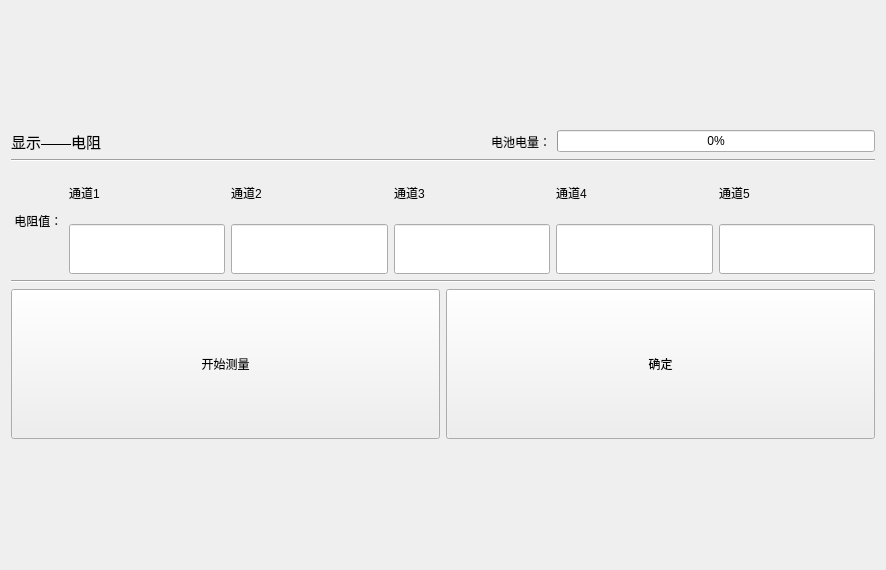
<?xml version="1.0" encoding="UTF-8"?>
<ui version="4.0">
 <class>showWin_measureResis</class>
 <widget class="QWidget" name="showWin_measureResis">
  <property name="geometry">
   <rect>
    <x>0</x>
    <y>0</y>
    <width>886</width>
    <height>570</height>
   </rect>
  </property>
  <property name="windowTitle">
   <string>显示_电阻</string>
  </property>
  <layout class="QGridLayout" name="gridLayout">
   <item row="0" column="0">
    <layout class="QVBoxLayout" name="verticalLayout_6">
     <item>
      <layout class="QHBoxLayout" name="horizontalLayout_3">
       <item>
        <widget class="QLabel" name="label">
         <property name="font">
          <font>
           <pointsize>11</pointsize>
          </font>
         </property>
         <property name="text">
          <string>显示——电阻</string>
         </property>
        </widget>
       </item>
       <item>
        <spacer name="horizontalSpacer">
         <property name="orientation">
          <enum>Qt::Horizontal</enum>
         </property>
         <property name="sizeHint" stdset="0">
          <size>
           <width>40</width>
           <height>20</height>
          </size>
         </property>
        </spacer>
       </item>
       <item>
        <layout class="QHBoxLayout" name="horizontalLayout_2">
         <item>
          <widget class="QLabel" name="label_bat">
           <property name="text">
            <string>电池电量：</string>
           </property>
          </widget>
         </item>
         <item>
          <widget class="QProgressBar" name="pBar_battery">
           <property name="value">
            <number>0</number>
           </property>
          </widget>
         </item>
        </layout>
       </item>
      </layout>
     </item>
     <item>
      <widget class="Line" name="line_2">
       <property name="orientation">
        <enum>Qt::Horizontal</enum>
       </property>
      </widget>
     </item>
     <item>
      <layout class="QHBoxLayout" name="horizontalLayout_4">
       <item>
        <widget class="QLabel" name="label_resis">
         <property name="text">
          <string> 电阻值：</string>
         </property>
        </widget>
       </item>
       <item>
        <layout class="QHBoxLayout" name="horizontalLayout">
         <item>
          <layout class="QVBoxLayout" name="verticalLayout">
           <item>
            <widget class="QLabel" name="label_ch1">
             <property name="maximumSize">
              <size>
               <width>16777215</width>
               <height>50</height>
              </size>
             </property>
             <property name="text">
              <string>通道1</string>
             </property>
            </widget>
           </item>
           <item>
            <widget class="QLineEdit" name="lineE_show_resis_1">
             <property name="minimumSize">
              <size>
               <width>0</width>
               <height>50</height>
              </size>
             </property>
            </widget>
           </item>
          </layout>
         </item>
         <item>
          <layout class="QVBoxLayout" name="verticalLayout_2">
           <item>
            <widget class="QLabel" name="label_ch2">
             <property name="maximumSize">
              <size>
               <width>16777215</width>
               <height>50</height>
              </size>
             </property>
             <property name="text">
              <string>通道2</string>
             </property>
            </widget>
           </item>
           <item>
            <widget class="QLineEdit" name="lineE_show_resis_2">
             <property name="minimumSize">
              <size>
               <width>0</width>
               <height>50</height>
              </size>
             </property>
            </widget>
           </item>
          </layout>
         </item>
         <item>
          <layout class="QVBoxLayout" name="verticalLayout_3">
           <item>
            <widget class="QLabel" name="label_ch3">
             <property name="maximumSize">
              <size>
               <width>16777215</width>
               <height>50</height>
              </size>
             </property>
             <property name="text">
              <string>通道3</string>
             </property>
            </widget>
           </item>
           <item>
            <widget class="QLineEdit" name="lineE_show_resis_3">
             <property name="minimumSize">
              <size>
               <width>0</width>
               <height>50</height>
              </size>
             </property>
            </widget>
           </item>
          </layout>
         </item>
         <item>
          <layout class="QVBoxLayout" name="verticalLayout_4">
           <item>
            <widget class="QLabel" name="label_ch4">
             <property name="maximumSize">
              <size>
               <width>16777215</width>
               <height>50</height>
              </size>
             </property>
             <property name="text">
              <string>通道4</string>
             </property>
            </widget>
           </item>
           <item>
            <widget class="QLineEdit" name="lineE_show_resis_4">
             <property name="minimumSize">
              <size>
               <width>0</width>
               <height>50</height>
              </size>
             </property>
            </widget>
           </item>
          </layout>
         </item>
         <item>
          <layout class="QVBoxLayout" name="verticalLayout_5">
           <item>
            <widget class="QLabel" name="label_ch5">
             <property name="maximumSize">
              <size>
               <width>16777215</width>
               <height>50</height>
              </size>
             </property>
             <property name="text">
              <string>通道5</string>
             </property>
            </widget>
           </item>
           <item>
            <widget class="QLineEdit" name="lineE_show_resis_5">
             <property name="minimumSize">
              <size>
               <width>0</width>
               <height>50</height>
              </size>
             </property>
            </widget>
           </item>
          </layout>
         </item>
        </layout>
       </item>
      </layout>
     </item>
     <item>
      <widget class="Line" name="line">
       <property name="orientation">
        <enum>Qt::Horizontal</enum>
       </property>
      </widget>
     </item>
     <item>
      <layout class="QHBoxLayout" name="horizontalLayout_5">
       <item>
        <widget class="QPushButton" name="btn_start_finish_mea">
         <property name="sizePolicy">
          <sizepolicy hsizetype="Minimum" vsizetype="Preferred">
           <horstretch>0</horstretch>
           <verstretch>0</verstretch>
          </sizepolicy>
         </property>
         <property name="maximumSize">
          <size>
           <width>16777215</width>
           <height>150</height>
          </size>
         </property>
         <property name="text">
          <string>开始测量</string>
         </property>
         <property name="checkable">
          <bool>true</bool>
         </property>
        </widget>
       </item>
       <item>
        <widget class="QPushButton" name="btn_ok">
         <property name="sizePolicy">
          <sizepolicy hsizetype="Minimum" vsizetype="Preferred">
           <horstretch>0</horstretch>
           <verstretch>0</verstretch>
          </sizepolicy>
         </property>
         <property name="maximumSize">
          <size>
           <width>16777215</width>
           <height>150</height>
          </size>
         </property>
         <property name="text">
          <string>确定</string>
         </property>
        </widget>
       </item>
      </layout>
     </item>
    </layout>
   </item>
  </layout>
 </widget>
 <resources/>
 <connections/>
</ui>
